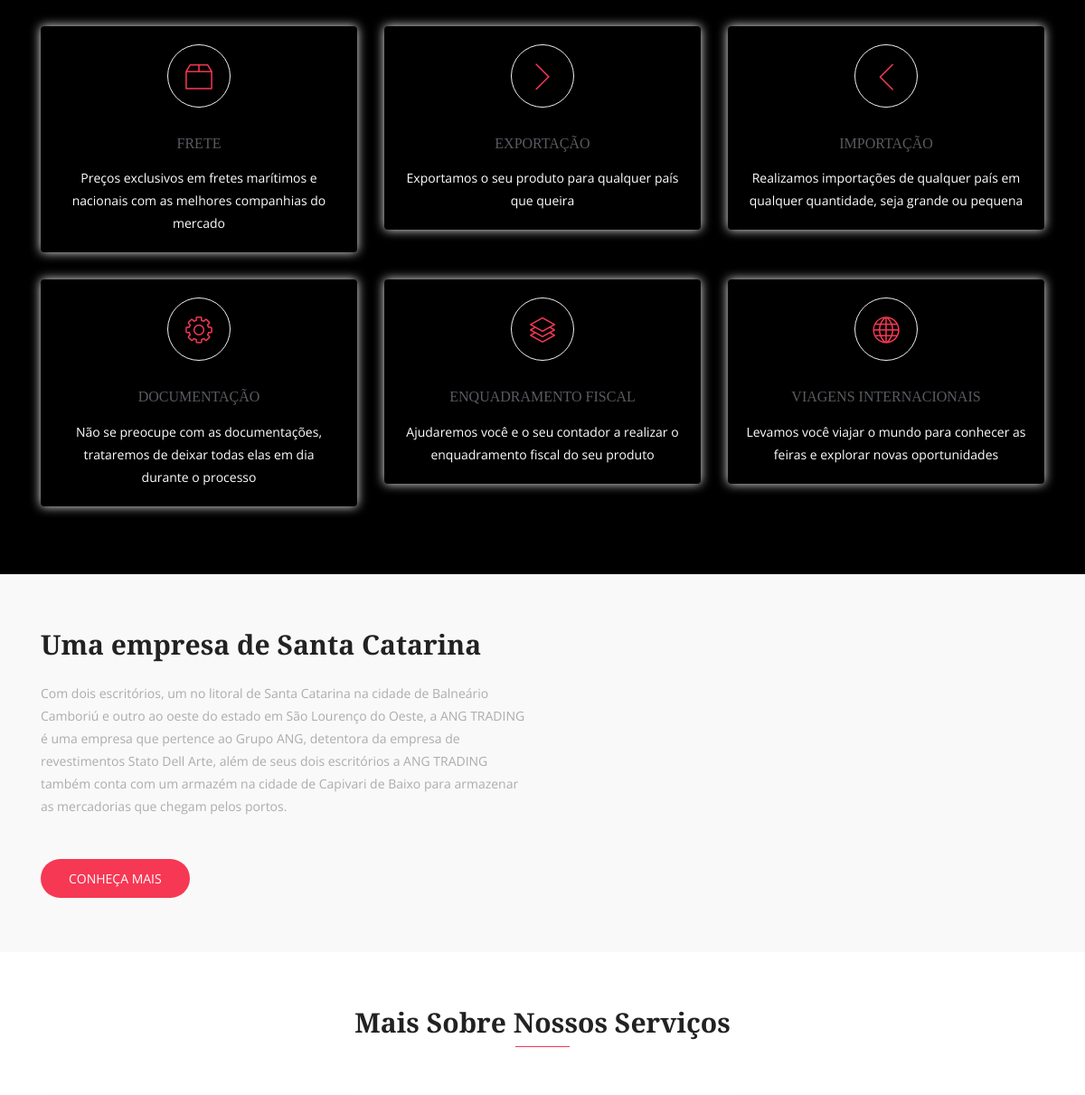
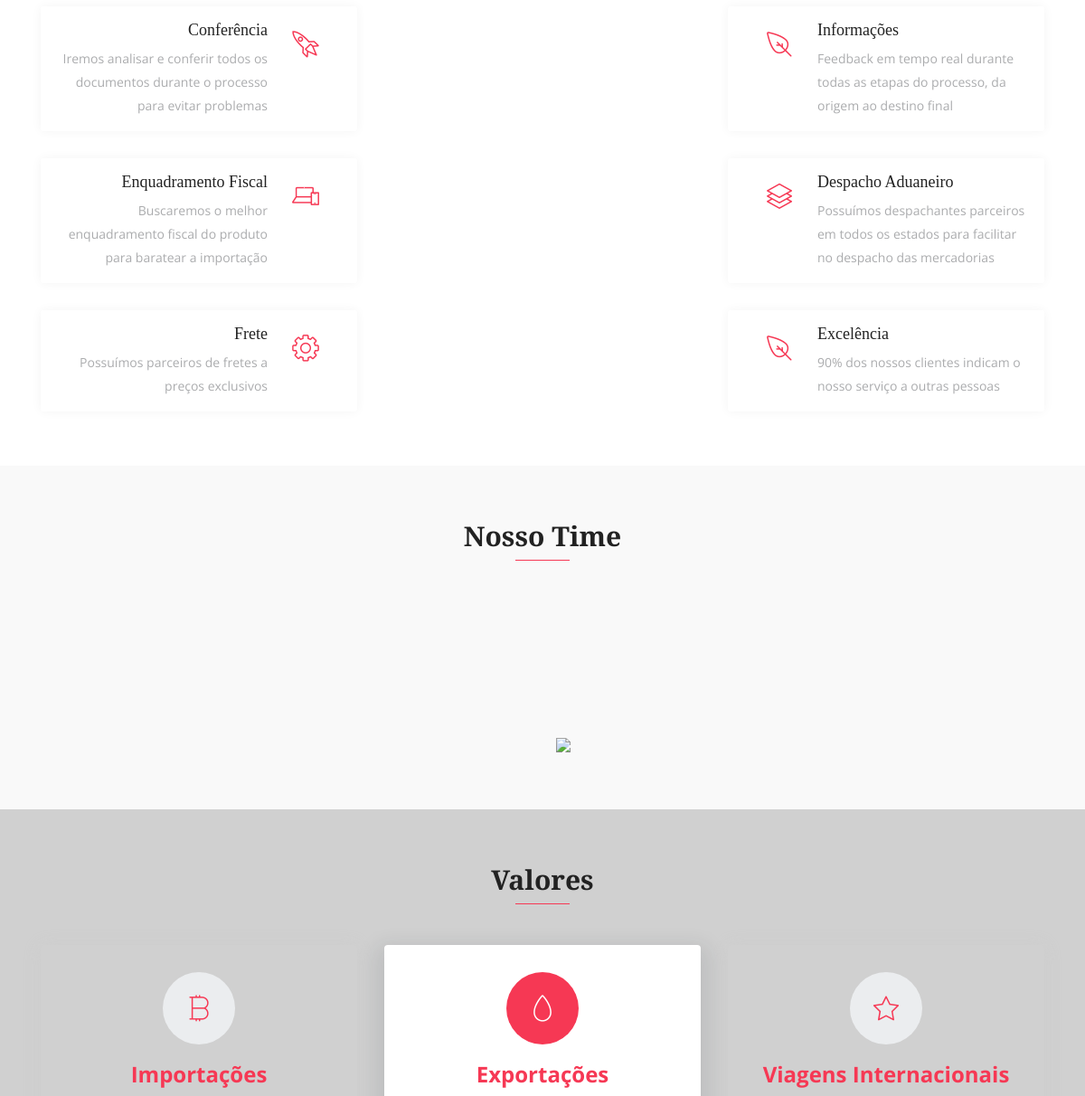
The app's page / (middle part), older data (2 pictures, top to bottom).
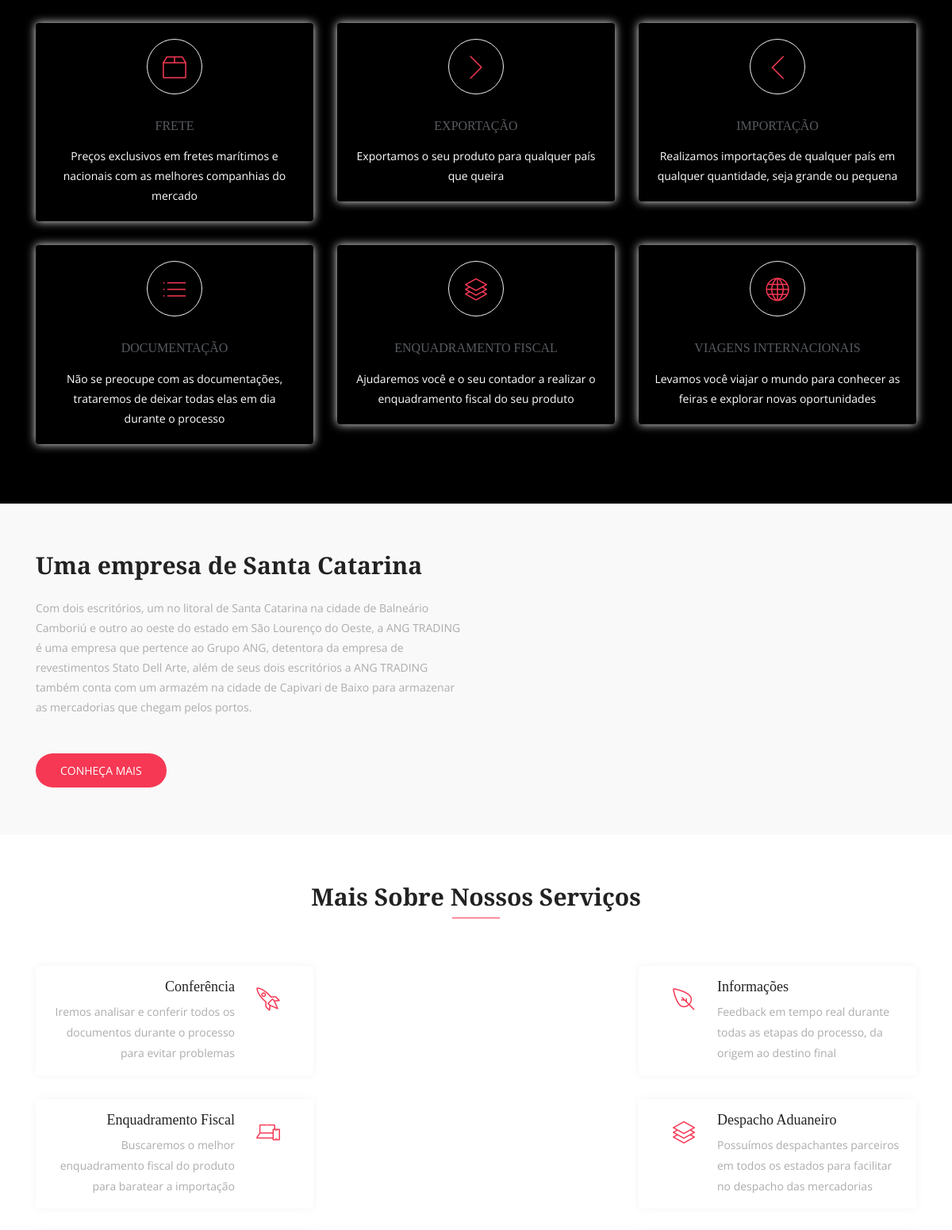
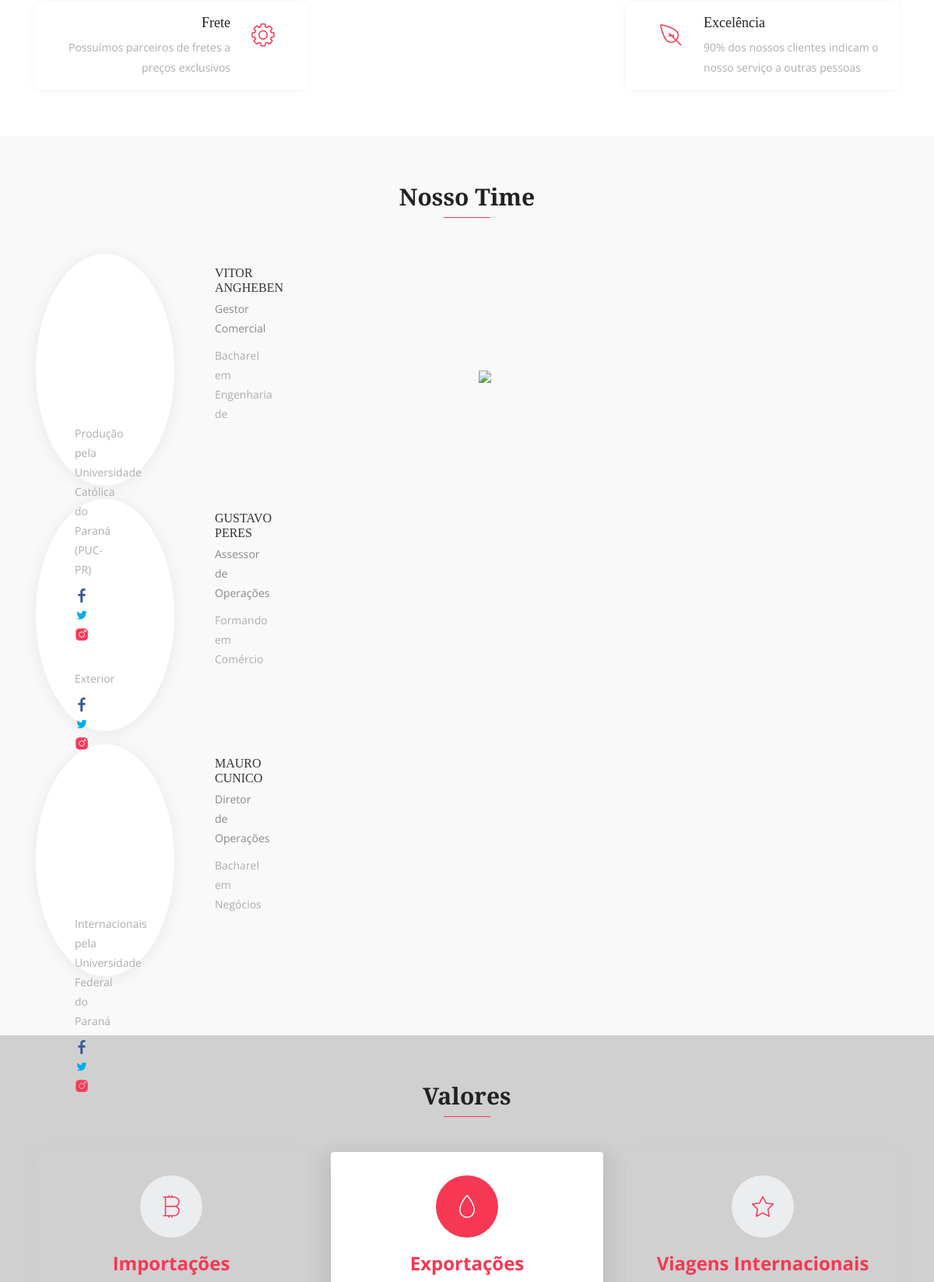
The same page, newer data (2 pictures, top to bottom).
### core/models.py (models this page shows)
class Service(models.Model):
    ICON_CHOICES = (
        ('lni-cog', 'Gear'),
        ('lni-stats-up', 'Graphic'),
        ('lni-users', 'Users'),
        ('lni-layers', 'Design'),
        ('lni-mobile', 'Mobile'),
        ('lni-rocket', 'Rocket'),
        ('lni-linkedin', 'Linkedin'),
        ('lni-car', 'Car'),
        ('lni-chevron-left', 'Left Arrow'),
        ('lni-chevron-right', 'Right Arrow'),
        ('lni-chrome', 'Chrome'),
        ('lni-comments', 'Comments'),
        ('lni-check-box', 'Slá'),
        ('lni-list', 'Document'),
        ('lni-map', 'Map'),
        ('lni-move', 'Move'),
        ('lni-package', 'Package'),
        ('lni-world', 'World')
    )
    service = models.CharField(name='Service', max_length=100)
    description = models.TextField(name='Description', max_length=100)
    choices = models.CharField(name='Icon', max_length=100, choices=ICON_CHOICES)
    class Meta:
        verbose_name = 'Services'
        verbose_name_plural = 'Services'

class Employee(models.Model):
    name = models.CharField(name="Name", max_length=100)
    role = models.CharField('core.Role', name='Role', max_length=100)
    bio = models.TextField(name='Bio', max_length=200, default="N/A")
    image = StdImageField(name='Image', upload_to='team', variations={"thumb": {"width": 480, 'height': 480,
                                                                                'crop': True}}, default="N/A")
    class Meta:
        verbose_name = 'Employee'
        verbose_name_plural = 'Employees'

### core/views.py (the view)
# urls.py: path("", IndexView.as_view(), name="index"),
class IndexView(TemplateView):
    template_name = "index.html"
    def get_context_data(self, **kwargs):
        context = super(IndexView, self).get_context_data(**kwargs)
        context['service'] = Service.objects.all()
        context['employee'] = Employee.objects.all()
        context['testimonial'] = Testimonial.objects.all()
        return context

### core/templates/index.html (shortened to what this page needs)
{% extends 'base.html' %}
{% load static %}
{% block content %}
        {% include 'services.html' %}
        {% include 'about.html' %}
        {% include 'features.html' %}
        {% include 'team_section.html' %}
        {% include 'pricing.html' %}
{% endblock %}

### core/templates/services.html (shortened to what this page needs)
{% load static %}
<section id="services" class="section-padding" style="background-color: black; color: white;">
      <div class="container">
        <div class="row">
          {% for s in service %}
          <div class="col-md-6 col-lg-4 col-xs-12">
            <div class="services-item wow fadeInRight" data-wow-delay="0.3s">
              <div class="icon">
                <i class="{{ s.Icon }}"></i>
              </div>
              <div class="services-content">
                <h3><a href="{{ s.service }}"> {{ s.Service }} </a></h3>
                <p> {{ s.Description }}</p>
              </div>
            </div>
          </div>
          {% endfor %}
        </div>
      </div>
    </section>

### core/templates/team_section.html (shortened to what this page needs)
{% load static %}
<section id="team" class="section-padding bg-gray">
      <div class="container">
        <div class="section-header text-center">
          <h2 class="section-title wow fadeInDown" data-wow-delay="0.3s"> Nosso Time </h2>
          <div class="shape wow fadeInDown" data-wow-delay="0.3s"></div>
        </div>
        <div class="row">
          <div class="col-lg-6 col-md-12 col-xs-12">
            {% for e in employee %}
            <div class="team-item wow fadeInRight" data-wow-delay="0.2s">
              <div class="team-img">
              </div>
              <div class="contetn">
                <div class="info-text">
                  <h3><a href="#"> {{ e.Name }} </a></h3>
                  <p> {{ e.Role }} </p>
                </div>
                <p>{{ e.Bio }}</p>
                <ul class="social-icons">
                  <li><a href="{{ e.facebook }}"><i class="lni-facebook-filled" aria-hidden="true"></i></a></li>
                  <li><a href="{{ e.twitter }}"><i class="lni-twitter-filled" aria-hidden="true"></i></a></li>
                  <li><a href="{{ e.instagram }}"><i class="lni-instagram-filled" aria-hidden="true"></i></a></li>
                </ul>
              </div>
            </div>
          {% endfor %}
          </div>
          <div class="col-md-5" data-wow-delay="0.2s" style="justify-content: center; align-items: flex-end; margin-top: 160px;">
          <img class="img-fluid" data-wow-delay="0.2s" src="{% static 'images/options/option2.png' %}" >
        </div>
        </div>
      </div>
    </section>

Row changes from the older to the newer data that the page shows:
changed Service "DOCUMENTAÇÃO": Icon "lni-cog" → "lni-list" (drawn)
added Employee: Name "VITOR ANGHEBEN", Role "Gestor Comercial", Bio "Bacharel em Engenharia de Produção pela Universidade Católica…"
added Employee: Name "GUSTAVO PERES", Role "Assessor de Operações", Bio "Formando em Comércio Exterior"
added Employee: Name "MAURO CUNICO", Role "Diretor de Operações", Bio "Bacharel em Negócios Internacionais pela Universidade Federal do Paraná"
